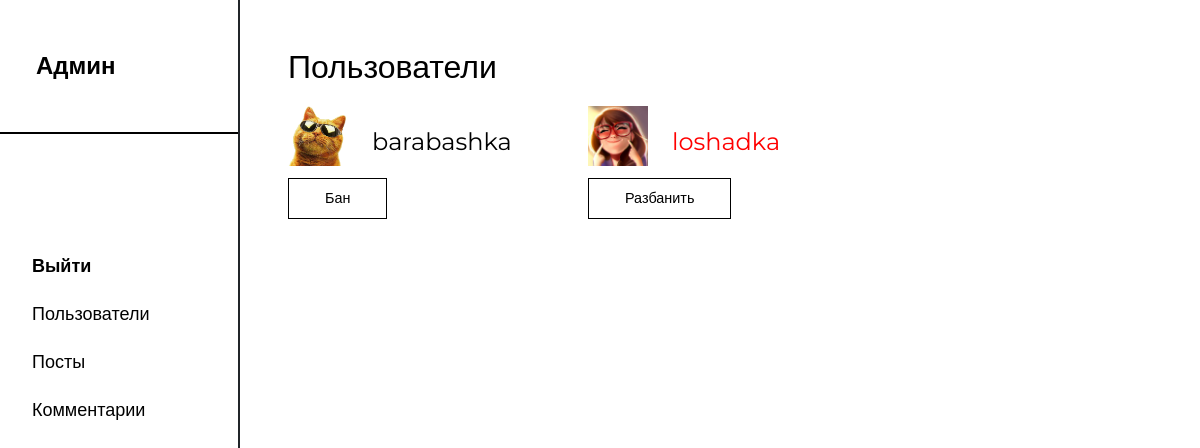
/app/views/admin.php (signed in), run on an earlier commit of the app's database.
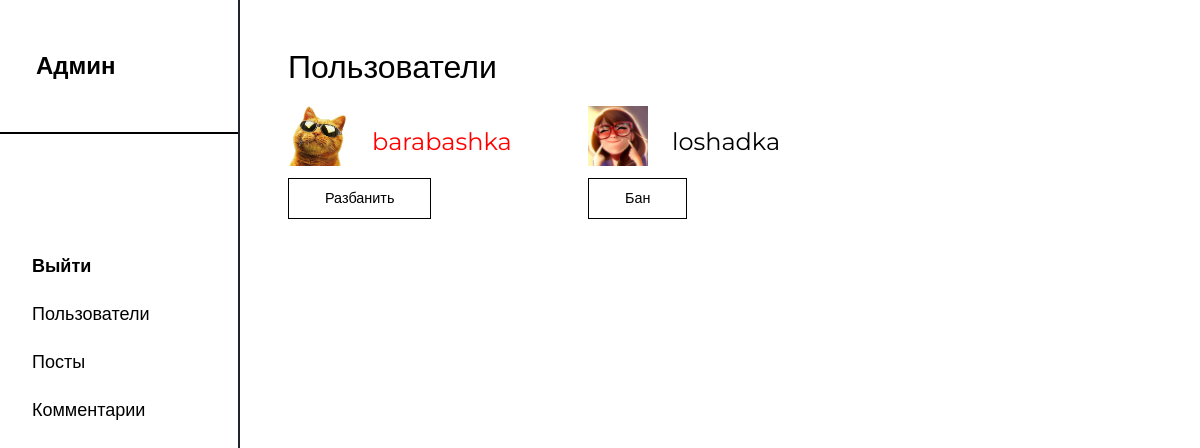
And on a later commit of the database.
### tables this page shows
CREATE TABLE `users` (
  `id` int NOT NULL,
  `user_image` varchar(255) NOT NULL,
  `login` varchar(255) NOT NULL,
  `password` varchar(255) NOT NULL,
  `role_id` int NOT NULL,
  `ban_status` int NOT NULL
);

### app/database/db_connect.php (called while the page is built, shortened)
<?
class PDOConnect extends PDO
{
    function __construct()
    {
        $this->DSN = "mysql:host=" . self::HOST . ";dbname=" . self::DB . ";";
        $this->OPD = array(
            PDO::ATTR_ERRMODE => PDO::ERRMODE_EXCEPTION,
            PDO::ATTR_DEFAULT_FETCH_MODE => PDO::FETCH_ASSOC,
            PDO::ATTR_EMULATE_PREPARES => false,
        );
        try {
            $this->PDO = new PDO($this->DSN, self::USER, self::PASS, $this->OPD);
        }
        catch (PDOException $e) {
            echo $e->getMessage();
        }
    }
}

### app/controllers/_functions.php (called while the page is built, shortened)
<?
require $_SERVER['DOCUMENT_ROOT'] . '/app/database/db_connect.php';
function getUsers($PDO)
{
    $sql = "SELECT * FROM users";
    $statement = $PDO->PDO->prepare($sql);
    $statement->execute();
    $users_array = $statement->fetchAll();
    return $users_array;
}

### app/views/admin.php (the view, shortened to what this page needs)
<?
require $_SERVER['DOCUMENT_ROOT'] . '/app/controllers/_functions.php';
?>
<!DOCTYPE html>
<html lang="en">
<head>
  <link rel="stylesheet" href="/assets/css/reset.css">
  <link rel="stylesheet" href="/assets/css/styleadmin.css">
  <link href="https://cdn.jsdelivr.net/npm/bootstrap@5.2.3/dist/css/bootstrap.min.css" rel="stylesheet"
>
</head>
<body>
  <section class="menu">
    <p class="menu__logo logo">Админ</p>
    <ul class="menu__list list">
      <li class="menu__item item">
      <a class="menu__link link" href="../controllers/logoutController.php">
        <span><b>Выйти</b></span>
      </a>
      </li>
      <li class="menu__item item">
        <a href="./admin.php" class="menu__link link">
          <span>Пользователи</span>
        </a>
      </li>
      <li class="menu__item item">
        <a href="./adminbook.php" class="menu__link link">
          <span>Посты</span>
        </a>
      </li>
      <li class="menu__item item">
        <a href="./admincomments.php" class="menu__link link">
          <span>Комментарии</span>
        </a>
      </li>
    </ul>
  </section>
  <section class="content">
        <h2>Пользователи</h2>
        <div class="grid">
        <?php
        $users_array = getUsers($PDO);
        foreach ($users_array as $user):
          if($user['role_id'] != 2) {
            if ($user['ban_status'] === 0) {
              echo '
              <form method="post" action="../controllers/_banController.php">
          <div class="grid__user">
          <div class="user__comm">
            <img class="ava__comm" src="' . '../../' . $user['user_image'] . '" alt="картинку съел таракан">
            <label class="nick__comm">' . $user['login'] . '</label>
          </div>
          <input name="id" style="display: none;" value="'.$user['id'].'">
          <button type="submit">Бан</button>
        </div>
        </form>
          ';
            }
            else {
                echo '
                <form method="post" action="../controllers/_unbanController.php">
          <div class="grid__user">
          <div class="user__comm">
            <img class="ava__comm" src="' . '../../' . $user['user_image'] . '" alt="картинку съел таракан">
            <label style="color: red;" class="nick__comm">' . $user['login'] . '</label>
          </div>
          <input name="id" style="display: none;" value="'.$user['id'].'">
          <button type="submit">Разбанить</button>
        </div>
        </form>
          ';
            }
          }
      endforeach;
        ?>
        </div>
  </section>
</body>
</html>

What changed in the data, as far as the page shows it:
changed users "barabashka": user_image: picture added; user_image: picture removed; ban_status "Бан" → "Разбанить"
changed users "loshadka": user_image: picture added; user_image: picture removed; ban_status "Разбанить" → "Бан"
